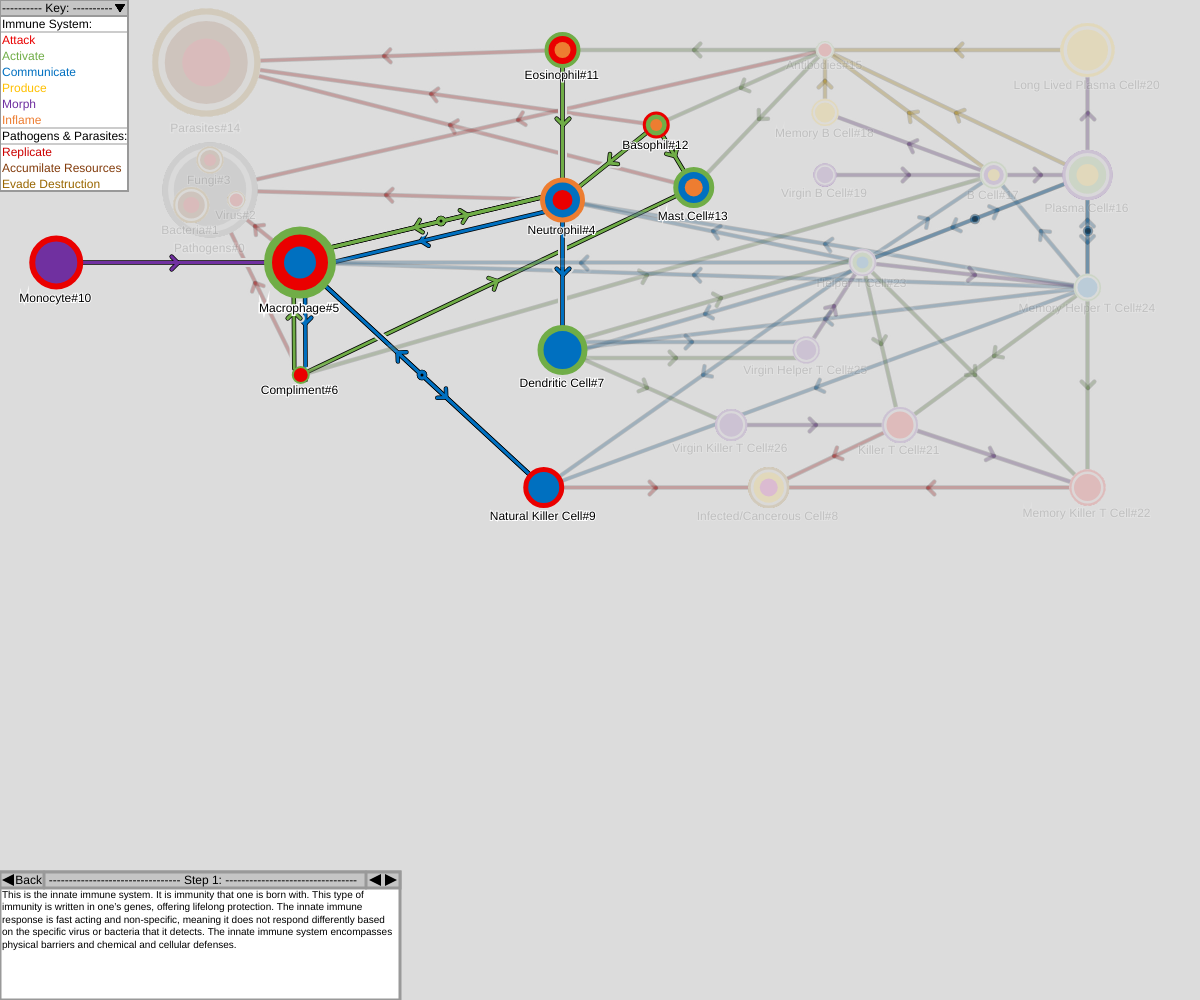
Frame 1 (no input)
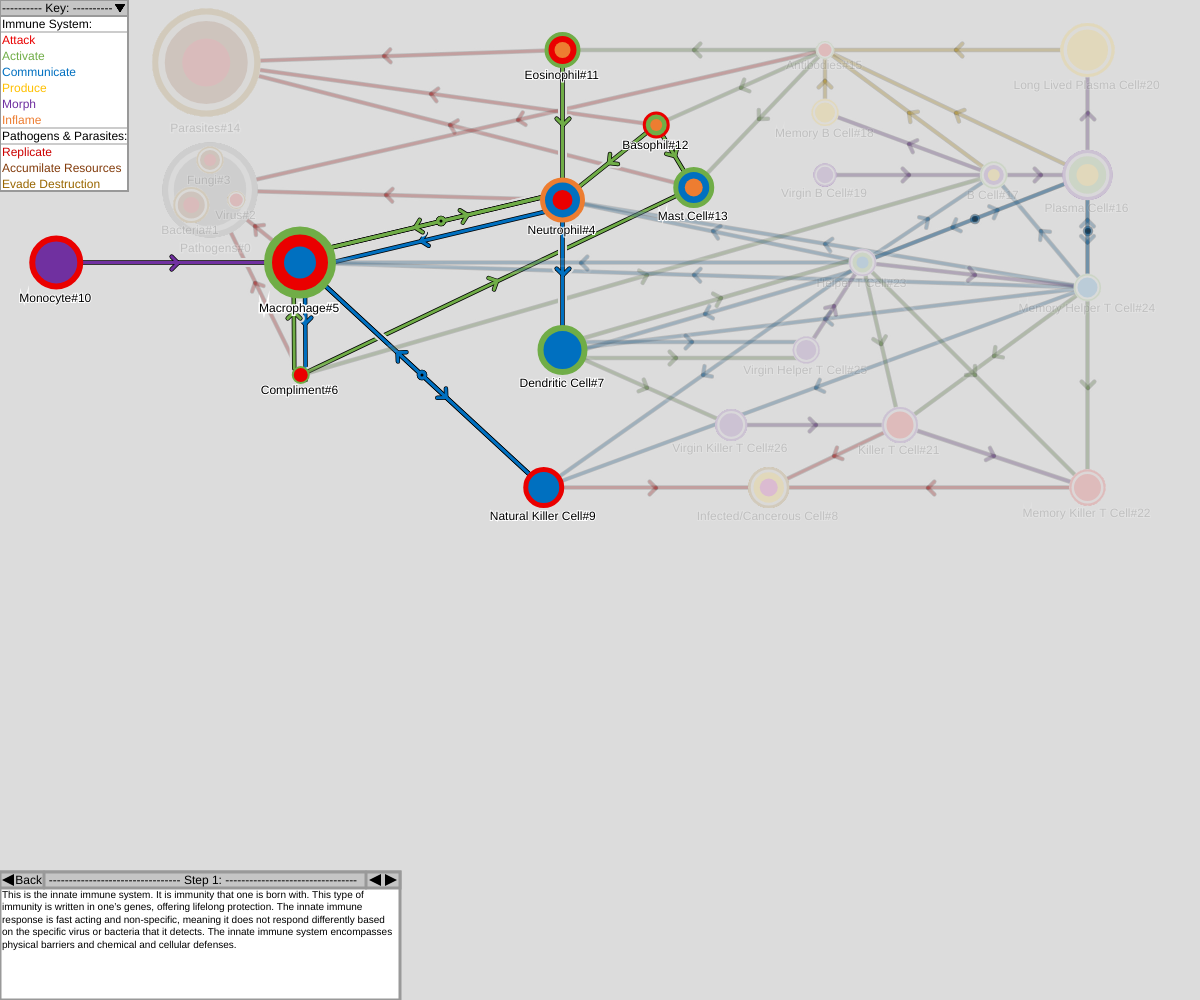
Frame 60 (no input)
Frame 120 (the mouse pressed at the canvas centre since frame 60): identical to frame 60, image omitted

The p5.js sketch that drew these frames (run headless with seeded random() and noise() and a simulated clock; from frame 60 on, the mouse is pressed at the canvas centre):

// p5.js sketch
// ── sketch.js
// By Oscar Bullen (March 2022)
// Made using p5.js (https://p5js.org)

function preload() {
  info_to_get = {
    test:
      "This is some sample text to make sure everything is working correctly. E.g. The quick brown fox jumps over the lazy dog.",
    test2:
      "This is yet some more sample text in order to make sure that information can be changed on the fly if it is needed. e.g. The answer to life, the universe, and everything is inexorably 42.",
    none: "",
  };
  
  node_default_opacity = [0,1,2,3,4,5,6,7,8,9,10,11,12,13,14,15,16,17,18,19,20,21,22,23,24,25,26];
  node_default_translucency = [];
  node_default_transparency = [];
  
  link_default_opacity = [10,11,12,13,14,15,16,17,18,19,20,21,22,23,25,26,27,28,29,30,31,32,33,34,42,43,44,45,46,47,48,49,50,51,52,53,54,55,56];
  link_default_translucency = [0,1,2,3,4,5,6,7,8,9,24,35,36,37,38,39,40,41];
  link_default_transparency = [];
  
  walkthrough_info = {
    test:
      ["This is the innate immune system. It is immunity that one is born with. This type of immunity is written in one’s genes, offering lifelong protection. The innate immune response is fast acting and non-specific, meaning it does not respond differently based on the specific virus or bacteria that it detects. The innate immune system encompasses physical barriers and chemical and cellular defenses.","Adaptive immunity is an organism’s acquired immunity to a specific pathogen. As such, it’s also referred to as acquired immunity. Adaptive immunity is not immediate, nor does it always last throughout an organism’s entire lifespan, although it can. The adaptive immune response is marked by clonal expansion of T and B lymphocytes, releasing many antibody copies to neutralize or destroy their target antigen.","Pathogens in the oldest and broadest sense, are any organism or agent that can produce disease. A pathogen may also be referred to as an infectious agent, or simply a germ."],
  };
  
  node_opacity = {
    test:
      [[4,5,6,7,9,10,11,12,13],[15,16,17,18,19,20,21,22,23,24,25,26],[0,1,2,3,8,14]],
  };
  
  node_translucency = {
    test:
      [[0,1,2,3,8,14,15,16,17,18,19,20,21,22,23,24,25,26],[0,1,2,3,4,5,6,7,8,9,10,11,12,13,14],[4,5,6,7,9,10,11,12,13,15,16,17,18,19,20,21,22,23,24,25,26]],
  };
  
  node_transparency = {
    test:
      [[],[],[]],
  };
  
  link_opacity = {
    test:
      [[10,11,12,13,14,15,16,17,18,19,44],[24,25,26,27,28,29,30,31,32,33,34,35,36,37,47,48,49,50,51,52],[]],
  };
  
  link_translucency = {
    test:
      [[0,1,2,3,4,5,6,7,8,9,20,21,22,23,24,25,26,27,28,29,30,31,32,33,34,35,36,37,38,39,40,41,42,43,45,46,47,48,49,50,51,52,53,54,55,56],[0,1,2,3,4,5,6,7,8,9,10,11,12,13,14,15,16,17,18,19,20,21,22,23,38,39,40,41,42,43,44,45,46,53,54,55,56],[0,1,2,3,4,5,6,7,8,9,10,11,12,13,14,15,16,17,18,19,20,21,22,23,24,25,26,27,28,29,30,31,32,33,34,35,36,37,38,39,40,41,42,43,44,45,46,47,48,49,50,51,52,53,54,55,56]],
  };
  
  link_transparency = {
    test:
      [[],[],[]],
  };
  
} //In-built function: Gets / defines model's metadata (runs before start of main program). (n.b. delete test values as info is not mine and only placeholders for debugging)

class colors {
  constructor() {
    this.blank = "#00000000"; //transparant
    this.background = "#DCDCDC" //background
    this.black0 = "#000000"; //relay
    this.grey0 = "#808080"; //group
    this.red0 = "#EA0000"; //attack
    this.green0 = "#70AD47"; //activate
    this.blue0 = "#0070C0"; //communicate
    this.gold0 = "#FFC000"; //produce
    this.purple0 = "#7030A0"; //morph
    this.orange0 = "#ED7D31"; //inflame
    this.pink0 = "#D60093"; //protect
    this.red1 = "#CC0000"; //replicate
    this.brown1 = "#833C0C"; //accumulate resources
    this.gold1 = "#996600"; //evade destruction
    this.black3 = "#000000"; //menu text
    this.white3 = "#FFFFFF"; //menu background
    this.gray3 = "#999999" //menu boarder
    this.silver3 = "#C5C5C5" //menu disabled text
  }
} //Defines all the commonly used colours in the program. Changes here are global.

class node {
  constructor(
    text_box = "Cell",
    diameter = 15,
    x = 100,
    y = 100,
    info = "none",
    fill_color = "#4ad970",
    line_color = "#35a653",
    core_color = "#06570A",
    render_core = true,
    group_ids = [],
    alpha_pct = 100,
    id = -1
  ) {
    this.text_box = text_box;
    this.fill_color = fill_color;
    this.line_color = line_color;
    this.core_color = core_color;
    this.diameter = diameter;
    this.x = x;
    this.y = y;
    this.group_ids = group_ids;
    this.radius = round(this.diameter / 2, 0);
    this.render_core = render_core;
    this.alpha_pct = alpha_pct;
    if (id == -1) {
      this.id = next_node_id;
      next_node_id += 1;
    } else {
      this.id = id;
      next_node_id = this.id + 1;
    }
    if (this.id > max_node_id) {
      max_node_id = this.id;
    }
    this.info = info_to_get[info];
  }

  int_to_hex(number = 0) {
    if (number.toString(16).length > 1){
      return number.toString(16);
    } else {
      return "0"+number.toString(16);
    }
  }
  
  render() {
    this.color_val=this.int_to_hex(round(((100-this.alpha_pct) / 100)*255, 0));
    this.text_val=this.int_to_hex(round(((this.alpha_pct) / 100)*255, 0));
    fill(this.fill_color);
    stroke(this.line_color);
    strokeWeight(round(this.diameter / 8, 0));
    circle(this.x, this.y, this.diameter);
    if (this.render_core) {
      noStroke();
      fill(this.core_color);
      circle(this.x, this.y, this.radius);
    }
    if (this.alpha_pct < 100) {
      fill(c.black3+this.text_val);
      stroke(c.white3+this.text_val);
    } else {
      fill(c.black3);
      stroke(c.white3);
    }
    strokeWeight(round(0.9 * this.diameter ** 0.25, 0));
    this.string = join([this.text_box, str(this.id)], "#");
    this.width = textWidth(this.string);
    textSize(12);
    text(
      this.string,
      this.x - round(this.width / 2, 0) - 1,
      this.y + this.radius + round(this.diameter / 8, 0),
      this.width * 2,
      this.diameter
    );
    if (this.alpha_pct < 100){
      fill(c.background+this.color_val);
      stroke(c.background+this.color_val);
      strokeWeight((this.diameter / 8)+1);
      circle(this.x,this.y,this.diameter);
    }
  }
} //Handels properties and rendering of nodes in model.

class link {
  constructor(
    from_id = 0,
    to_id = 0,
    info = "none",
    line_color = "#000000",
    double_arrows = false,
    offset = 0,
    alpha_pct = 100,
    arrows = true,
    weight = 3,
    id = -1
  ) {
    this.from_id = from_id;
    this.to_id = to_id;
    this.weight = weight;
    this.arrows = arrows;
    this.line_color = line_color;
    this.offset = offset;
    this.double_arrows = double_arrows;
    this.alpha_pct = alpha_pct;
    if (id == -1) {
      this.id = next_link_id;
      next_link_id += 1;
    } else {
      this.id = id;
      next_link_id = this.id + 1;
    }
    if (this.id > max_link_id) {
      max_link_id = this.id;
    }
    this.info = info_to_get[info];
    this.swap_multi = 1;
  }

  render_sub_route() {
    this.x1 = nodes[this.from_id].x;
    this.y1 = nodes[this.from_id].y;
    this.x2 = nodes[this.to_id].x;
    this.y2 = nodes[this.to_id].y;
    if (this.x1 >= this.x2) {
      this.x_multi = -1;
    } else {
      this.x_multi = 1;
    }

    if (this.y1 >= this.y2) {
      this.y_multi = -1;
    } else {
      this.y_multi = 1;
    }

    if (this.offset != 0) {
      this.gradient = -1 / ((this.y1 - this.y2) / (this.x1 - this.x2));

      this.x_offset = this.offset * this.x_multi * this.swap_multi;
      this.y_offset = this.offset * this.y_multi * this.swap_multi;
      this.x1 = this.x1 + this.x_offset;
      this.x2 = this.x2 + this.x_offset;
      this.y1 = this.y1 + this.y_offset;
      this.y2 = this.y2 + this.y_offset;
    }

    line(this.x1, this.y1, this.x2, this.y2);
    if (this.arrows) {
      this.x_mid = round((this.x1 + this.x2) / 2, 0);
      this.y_mid = round((this.y1 + this.y2) / 2, 0);

      if (this.double_arrows) {
        fill(c.black3 + this.int_to_hex(round((this.alpha_pct / 100) * 255, 0)));
        circle(this.x_mid, this.y_mid, this.weight * 2);
        this.x_mid = 0.4 * this.x1 + 0.6 * this.x2;
        this.y_mid = 0.4 * this.y1 + 0.6 * this.y2;
      }

      if (this.x_multi == 0) {
        if (this.y2 >= this.y1) {
          this.a1 = 225;
        } else {
          this.a1 = 45;
        }
      } else {
        if (this.y_multi == 0) {
          if (this.x2 >= this.x1) {
            this.a1 = 135;
          } else {
            this.a1 = 315;
          }
        }
      }

      if (this.x_multi != 0 && this.y_multi != 0) {
        this.theta = atan(abs(this.y1 - this.y2) / abs(this.x1 - this.x2));
        if (this.x_multi == 1) {
          this.a1 = 135;
          if (this.y_multi == 1) {
            this.a1 += this.theta;
          } else {
            this.a1 -= this.theta;
          }
        } else {
          this.a1 = 45;
          if (this.y_multi == 1) {
            this.theta += 90;
            this.a1 -= this.theta;
          } else {
            this.theta -= 90;
            this.a1 += this.theta;
          }
        }
      }

      this.a2 = this.a1 + 90;

      if (this.a1 > 360) {
        this.a1 -= 360;
      }
      if (this.a1 < 0) {
        this.a1 += 360;
      }
      if (this.a2 > 360) {
        this.a2 -= 360;
      }
      if (this.a2 < 0) {
        this.a2 += 360;
      }

      this.i1 = 3 * this.weight * cos(this.a1);
      this.j1 = 3 * this.weight * sin(this.a1);
      this.i2 = 3 * this.weight * cos(this.a2);
      this.j2 = 3 * this.weight * sin(this.a2);

      this.x3 = this.x_mid + this.i1;
      this.y3 = this.y_mid + this.j1;
      this.x4 = this.x_mid + this.i2;
      this.y4 = this.y_mid + this.j2;

      line(this.x_mid, this.y_mid, this.x3, this.y3);
      line(this.x_mid, this.y_mid, this.x4, this.y4);

      if (this.double_arrows) {
        this.x_mid = round((this.x1 + this.x2) / 2, 0);
        this.y_mid = round((this.y1 + this.y2) / 2, 0);
      }
    }
  }

  swap_id() {
    this.original_from_id = this.from_id;
    this.original_to_id = this.to_id;
    this.from_id = this.original_to_id;
    this.to_id = this.original_from_id;
    this.swap_multi = this.swap_multi * -1;
  }

  int_to_hex(number = 0) {
    return number.toString(16);
  }

  render() {
    stroke(c.background + this.int_to_hex(round((this.alpha_pct / 100) * 255, 0)));
    strokeWeight(this.weight * 3);
    this.render_sub_route();
    if (this.double_arrows) {
      this.swap_id();
      this.render_sub_route();
      this.swap_id();
    }
    stroke(c.black3 + this.int_to_hex(round((this.alpha_pct / 100) * 255, 0)));
    strokeWeight(this.weight * 1.5);
    this.render_sub_route();
    if (this.double_arrows) {
      this.swap_id();
      this.render_sub_route();
      this.swap_id();
    }
    stroke(
      this.line_color + this.int_to_hex(round((this.alpha_pct / 100) * 255, 0))
    );
    strokeWeight(this.weight);
    this.render_sub_route();
    if (this.double_arrows) {
      this.swap_id();
      this.render_sub_route();
      this.swap_id();
    }

    //circle(this.x_mid, this.y_mid, 6 * this.weight); // shows arrow hitboxes
  }
} //Handels all proporties and rendering of links in model. (n.b. need to fix offset calculations and improve transparency)

class menu {} //to be made...

class walkthrough {
  constructor(
    node_opacity_steps = [[]],
    node_translucency_steps = [[]],
    node_transparency_steps = [[]],
    link_opacity_steps = [[]],
    link_translucency_steps = [[]],
    link_transparency_steps = [[]],
    info_steps = ["This is some sample text in order to demonstrate the text wrapping capabilities of the info part of the walkthrough module. For example: the quick brown fox jumps over the lazy dog in order to avoid the end of the text box."]
  ) {
      this.node_opacity_steps = node_opacity_steps;
      this.node_translucency_steps = node_translucency_steps;
      this.node_transparency_steps = node_transparency_steps;
      this.link_opacity_steps = link_opacity_steps;
      this.link_translucency_steps = link_translucency_steps;
      this.link_transparency_steps = link_transparency_steps;
      this.info_steps = info_steps;
      this.step=0;
      this.visible=true;
      this.update_model();
      display_walkthrough=true;
    }
  
  
  default_model () {
    for (let l = 0; l < node_default_opacity.length; l++) {
      nodes[node_default_opacity[l]].alpha_pct = 100;
    }
    for (let l = 0; l < node_default_translucency.length; l++) {
      nodes[node_default_translucency[l]].alpha_pct = 15;
    }
    for (let l = 0; l < node_default_transparency.length; l++) {
      nodes[node_default_transparency[l]].alpha_pct = 0;
    }
    for (let l = 0; l < link_default_opacity.length; l++) {
      links[link_default_opacity[l]].alpha_pct = 100;
    }
    for (let l = 0; l < link_default_translucency.length; l++) {
      links[link_default_translucency[l]].alpha_pct = 15;
    }
    for (let l = 0; l < link_default_transparency.length; l++) {
      links[link_default_transparency[l]].alpha_pct = 0;
    }
  }
  
  step_forward () {
    if (this.step < this.info_steps.length - 1){
      this.step = this.step + 1;
      this.update_model();
    }
  }
  
  step_backward () {
    if (this.step > 0){
      this.step = this.step - 1;
      this.update_model();
    }
  }
  
  toggle_visibility () {
    if (this.visible) {
      this.visible = false;
    } else {
      this.visible = true;
    }
  }
  
  update_model () {
    for (let l = 0; l < this.node_opacity_steps[this.step].length; l++) {
      nodes[this.node_opacity_steps[this.step][l]].alpha_pct = 100;
    }
    for (let l = 0; l < this.node_translucency_steps[this.step].length; l++) {
      nodes[this.node_translucency_steps[this.step][l]].alpha_pct = 15;
    }
    for (let l = 0; l < this.node_transparency_steps[this.step].length; l++) {
      nodes[this.node_transparency_steps[this.step][l]].alpha_pct = 0;
    }
    for (let l = 0; l < this.link_opacity_steps[this.step].length; l++) {
      links[this.link_opacity_steps[this.step][l]].alpha_pct = 100;
    }
    for (let l = 0; l < this.link_translucency_steps[this.step].length; l++) {
      links[this.link_translucency_steps[this.step][l]].alpha_pct = 15;
    }
    for (let l = 0; l < this.link_transparency_steps[this.step].length; l++) {
      links[this.link_transparency_steps[this.step][l]].alpha_pct = 0;
    }
    return nodes,links
  }
  
  render () {
    if (this.visible) {
      fill(c.white3);
      stroke(c.gray3);
      strokeWeight(3);
      rect(0,windowHeight-128,400,128);
      fill(c.silver3);
      stroke(c.gray3);
      rect(0,windowHeight-128,400,16);
      noStroke();
      textSize(12);
      fill(c.black3);
      this.title_text = "    Back  --------------------------------- Step " + str(this.step + 1) + ": ---------------------------------";
      text(this.title_text,2,windowHeight-116);
      fill(c.black3);
      noStroke();
      triangle(397,windowHeight-120,385,windowHeight-126,385,windowHeight-114);
      triangle(369,windowHeight-120,381,windowHeight-126,381,windowHeight-114);
      triangle(2,windowHeight-120,14,windowHeight-126,14,windowHeight-114);
      stroke(c.gray3);
      strokeWeight(3);
      line(44,windowHeight-128,44,windowHeight-112);
      line(366,windowHeight-128,366,windowHeight-112);
      noStroke();
      textSize(10);
      fill(c.black3);
      text(this.info_steps[this.step],2,windowHeight-110,398);
    }
  }
  
} //to be made...

class model_key {
  constructor(visible=true,indexes=["Immune System","Attack","Activate","Communicate","Produce","Morph","Inflame","Pathogens & Parasites","Replicate","Accumilate Resources","Evade Destruction"],colors=[c.black3,c.red0,c.green0,c.blue0,c.gold0,c.purple0,c.orange0,c.black3,c.red1,c.brown1,c.gold1],headings=[true,false,false,false,false,false,false,true,false,false,false,false]) {
    this.visible=visible;
    this.indexes=indexes;
    this.colors=colors;
    this.headings=headings;
  }
  
  render() {
    if (this.visible) {
      fill(c.white3);
      stroke(c.gray3);
      strokeWeight(2);
      rect(0,0,128,191);
      fill(c.silver3);
      stroke(c.gray3);
      rect(0,0,128,16);
      noStroke();
      textSize(12);
      fill(c.black3);
      text("---------- Key: ----------",2,12);
      this.y_counter=28;
      for (let l = 0; l < this.indexes.length; l++) {
        if (this.headings[l]) {
          fill(c.white3);
          stroke(c.gray3);
          strokeWeight(1);
          line(0,this.y_counter-12,128,this.y_counter-12);
          line(0,this.y_counter+4,128,this.y_counter+4);
          fill(this.colors[l]);
          noStroke();
          text(this.indexes[l]+":",2,this.y_counter);
        } else {
          fill(this.colors[l]);
          noStroke();
          text(this.indexes[l],2,this.y_counter);
        }
        fill(c.black3);
        noStroke();
        triangle(115,4,125,4,120,12);
        this.y_counter=this.y_counter+16
      }
      
    } else {
      fill(c.silver3);
      stroke(c.gray3);
      rect(0,0,128,16);
      noStroke();
      textSize(12);
      fill(c.black3);
      text("---------- Key: ----------",2,12);
      fill(c.black3);
      noStroke();
      triangle(115,12,125,12,120,4);
    }
  }
  
  toggle_visibility() {
    if (this.visible) {
      this.visible = false;
    } else {
      this.visible = true;
    }
  }
  
} //Handels rendering and visibility of model key.

class selector {
  constructor(x = 0, y = 0, multi = false) {
    this.x = x;
    this.y = y;
    this.multi = multi;
    this.selection = [];
    this.selection_type = [];
    this.subsel = [];
    this.subtype = [];
    this.option = "none";
    for (let n = 0; n <= max_node_id; n++) {
      if (
        (this.x - nodes[n].x) ** 2 + (this.y - nodes[n].y) ** 2 <
        nodes[n].radius ** 2
      ) {
        append(this.subsel, nodes[n].id);
        append(this.subtype, "node");
      }
    }
    reverse(this.subsel);
    reverse(this.subtype);
    this.selection = concat(this.selection, this.subsel);
    this.selection_type = concat(this.selection_type, this.subtype);
    this.subsel = [];
    this.subtype = [];
    for (let l = 0; l < links.length; l++) {
      if (
        (this.x - links[l].x_mid) ** 2 + (this.y - links[l].y_mid) ** 2 <
        (6 * links[l].weight) ** 2
      ) {
        append(this.selection, links[l].id);
        append(this.selection_type, "link");
      }
    }
    reverse(this.subsel);
    reverse(this.subtype);
    this.selection = concat(this.selection, this.subsel);
    this.selection_type = concat(this.selection_type, this.subtype);
    if (this.selection.length > 0) {
      this.selected = this.selection[0];
      this.type = this.selection_type[0];
    } else {
      this.selected = null;
      this.type = null;
    }
    
    //Checks bellow will not scale correctly. Fix if gui magnitude scaling is implemented in future.
    
    if (114 < this.x && this.x < 126 && 3 < this.y && this.y < 13) {
      k.toggle_visibility();
    }
    
    if (1 < this.x && this.x < 41 && windowHeight - 128 < this.y && this.y < windowHeight - 112) {
      w.default_model();
    }
    
    if (369 < this.x && this.x < 381 && windowHeight - 128 < this.y && this.y < windowHeight - 112) {
      w.step_backward();
    }
    
    if (385 < this.x && this.x < 397 && windowHeight - 128 < this.y && this.y < windowHeight - 112) {
      w.step_forward();
    }
    
  }

  render() {
    if (options) {
      fill(c.white3);
      stroke(c.gray3);
      strokeWeight(2);
      rect(this.x, this.y, 40, 49);
      strokeWeight(1);
      line(this.x, this.y + 13, this.x + 40, this.y + 13);
      line(this.x, this.y + 25, this.x + 40, this.y + 25);
      line(this.x, this.y + 37, this.x + 40, this.y + 37);
      noStroke();
      if (this.type == "link") {
        fill(c.silver3);
      } else {
        fill(c.black3);
      }
      textSize(12);
      text("Move", this.x + 2, this.y + 11);
      text("Focus", this.x + 2, this.y + 23);
      fill(c.black3);
      noStroke();
      text("Info", this.x + 2, this.y + 35);
      text("Close", this.x + 2, this.y + 47);
    }
  }

  select_option() {
    this.inloop = true;
    if (mouseX > this.x + 1 && mouseX < this.x + 40) {
      while (this.inloop) {
        //loop is being used to tidy things up as there are not elif statements (method technically not necessary)
        this.inloop = false;
        if (mouseY > this.y + 1 && mouseY < this.y + 13) {
          this.option = "move";
          break;
        }
        if (mouseY > this.y + 13 && mouseY < this.y + 25) {
          this.option = "focus";
          break;
        }
        if (mouseY > this.y + 25 && mouseY < this.y + 37) {
          this.option = "info";
          break;
        }
        if (mouseY > this.y + 37 && mouseY < this.y + 49) {
          this.option = "close";
          break;
        }
        //this.option="none";
      }
    }
  }

  move() {
    if (this.type != "node") {
      mode = "default";
    } else {
      this.old_x = nodes[this.selected].x;
      this.old_y = nodes[this.selected].y;
      this.new_x = mouseX;
      this.new_y = mouseY;
      this.dif_x = this.old_x - this.new_x;
      this.dif_y = this.old_y - this.new_y;
      nodes[this.selected].x = this.new_x;
      nodes[this.selected].y = this.new_y;
      for (let l = 0; l < nodes[this.selected].group_ids.length; l++) {
        nodes[nodes[this.selected].group_ids[l]].x =
          nodes[nodes[this.selected].group_ids[l]].x - this.dif_x;
        nodes[nodes[this.selected].group_ids[l]].y =
          nodes[nodes[this.selected].group_ids[l]].y - this.dif_y;
      }
    }
  }

  render_info() {
    fill(c.white3);
    stroke(c.gray3);
    strokeWeight(2);
    rect(width - 128, 0, 128, height);
    strokeWeight(1);
    line(width - 128, 13, width, 13);
    fill(c.black3);
    noStroke();
    textSize(12);
    text("Close", width - 33, 11);
    textSize(9);
    if (this.type == "node") {
      this.t = nodes[this.selected].info;
    } else {
      this.t = links[this.selected].info;
    }
    text(this.t, width - 126, 14, 128, height);
  }
} //Handels selection of model components, menue rendering, and node movement.

function reset_model() {
  frameRate(0);
  
  next_node_id = 0;
  max_node_id = 0;
  next_link_id = 0;
  max_link_id = 0;
  nodes = {};
  links = [];
  
  new_nodes=[new node(text_box="Pathogens",diameter=5.25*sm+cm,x=2.8*sx,y=3.8*sy,info="test",fill_color=c.grey0,line_color=c.grey0,core_color=c.blank,render_core=false,group_ids=[1,2,3]), //this is here due to a rendering bug that occours with the text of the first node created
            new node(text_box="Bacteria",diameter=2*sm+cm,x=2.55*sx+cx,y=4.1*sy+cy,info="test",fill_color=c.brown1,line_color=c.gold1,core_color=c.red1,render_core=true,group_ids=[0,2,3]),
            new node(text_box="Virus",diameter=1*sm+cm,x=3.15*sx+cx,y=4*sy+cy,info="test",fill_color=c.red1,line_color=c.gold1,core_color=c.blank,render_core=false,group_ids=[0,1,3]),
            new node(text_box="Fungi",diameter=1.5*sm+cm,x=2.8*sx+cx,y=3.2*sy+cy,info="test",fill_color=c.brown1,line_color=c.gold1,core_color=c.red1,render_core=true,group_ids=[0,1,2]),
            new node(text_box="Neutrophil",diameter=2.5*sm+cm,x=7.5*sx+cx,y=4*sy+cy,info="test",fill_color=c.blue0,line_color=c.orange0,core_color=c.red0),
            new node(text_box="Macrophage",diameter=4*sm+cm,x=4*sx+cx,y=5.25*sy+cy,info="test",fill_color=c.red0,line_color=c.green0,core_color=c.blue0),
            new node(text_box="Compliment",diameter=1*sm+cm,x=4.01*sx+cx,y=7.5*sy+cy,info="test",fill_color=c.red0,line_color=c.green0,core_color=c.blank,render_core=false),
            new node(text_box="Dendritic Cell",diameter=2.75*sm+cm,x=7.5*sx+cx,y=7*sy+cy,info="test",fill_color=c.blue0,line_color=c.green0,core_color=c.blank,render_core=false),
            new node(text_box="Infected/Cancerous Cell",diameter=2.25*sm+cm,x=10.25*sx+cx,y=9.75*sy+cy,info="test",fill_color=c.gold0,line_color=c.gold1,core_color=c.pink0),
            new node(text_box="Natural Killer Cell",diameter=2.25*sm+cm,x=7.25*sx+cx,y=9.75*sy+cy,info="test",fill_color=c.blue0,line_color=c.red0,core_color=c.blank,render_core=false),
            new node(text_box="Monocyte",diameter=3*sm+cm,x=0.75*sx+cx,y=5.25*sy+cy,info="test",fill_color=c.purple0,line_color=c.red0,core_color=c.blank,render_core=false),
            new node(text_box="Eosinophil",diameter=2*sm+cm,x=7.5*sx+cx,y=1*sy+cy,info="test",fill_color=c.red0,line_color=c.green0,core_color=c.orange0),
            new node(text_box="Basophil",diameter=1.5*sm+cm,x=8.75*sx+cx,y=2.5*sy+cy,info="test",fill_color=c.green0,line_color=c.red0,core_color=c.orange0),
            new node(text_box="Mast Cell",diameter=2.25*sm+cm,x=9.25*sx+cx,y=3.75*sy+cy,info="test",fill_color=c.blue0,line_color=c.green0,core_color=c.orange0),
            new node(text_box="Parasites",diameter=6*sm+cm,x=2.75*sx+cx,y=1.25*sy+cy,info="test",fill_color=c.brown1,line_color=c.gold1,core_color=c.red1),
            new node(text_box="Antibodies",diameter=1*sm+cm,x=11*sx+cx,y=1*sy+cy,info="test",fill_color=c.red0,line_color=c.green0,core_color=c.blank,render_core=false),
            new node(text_box="Plasma Cell",diameter=2.75*sm+cm,x=14.5*sx+cx,y=3.5*sy+cy,info="test",fill_color=c.green0,line_color=c.purple0,core_color=c.gold0),
            new node(text_box="B Cell",diameter=1.5*sm+cm,x=13.25*sx+cx,y=3.5*sy+cy,info="test",fill_color=c.purple0,line_color=c.green0,core_color=c.gold0),
            new node(text_box="Memory B Cell",diameter=1.5*sm+cm,x=11*sx+cx,y=2.25*sy+cy,info="test",fill_color=c.gold0,line_color=c.gold0,core_color=c.blank,render_core=false),
            new node(text_box="Virgin B Cell",diameter=1.25*sm+cm,x=11*sx+cx,y=3.5*sy+cy,info="test",fill_color=c.purple0,line_color=c.purple0,core_color=c.blank,render_core=false),
            new node(text_box="Long Lived Plasma Cell",diameter=3*sm+cm,x=14.5*sx+cx,y=1*sy+cy,info="test",fill_color=c.gold0,line_color=c.gold0,core_color=c.blank,render_core=false),
            new node(text_box="Killer T Cell",diameter=2*sm+cm,x=12*sx+cx,y=8.5*sy+cy,info="test",fill_color=c.red0,line_color=c.purple0,core_color=c.blank,render_core=false),
            new node(text_box="Memory Killer T Cell",diameter=2*sm+cm,x=14.5*sx+cx,y=9.75*sy+cy,info="test",fill_color=c.red0,line_color=c.red0,core_color=c.blank,render_core=false),
            new node(text_box="Helper T Cell",diameter=1.5*sm+cm,x=11.5*sx+cx,y=5.25*sy+cy,info="test",fill_color=c.green0,line_color=c.purple0,core_color=c.blue0,render_core=true),
            new node(text_box="Memory Helper T Cell",diameter=1.5*sm+cm,x=14.5*sx+cx,y=5.75*sy+cy,info="test",fill_color=c.blue0,line_color=c.green0,core_color=c.blank,render_core=false),
            new node(text_box="Virgin Helper T Cell",diameter=1.5*sm+cm,x=10.75*sx+cx,y=7*sy+cy,info="test",fill_color=c.purple0,line_color=c.purple0,core_color=c.blank,render_core=false),
            new node(text_box="Virgin Killer T Cell",diameter=1.75*sm+cm,x=9.75*sx+cx,y=8.5*sy+cy,info="test",fill_color=c.purple0,line_color=c.purple0,core_color=c.blank,render_core=false),
            ];
  
  links=[new link(from_id=4,to_id=0,info="test",line_color=c.red0,double_arrows=false,offset=0,alpha_pct=15), //0
        new link(from_id=5,to_id=0,info="test",line_color=c.red0,double_arrows=false,offset=0,alpha_pct=15),
        new link(from_id=6,to_id=0,info="test",line_color=c.red0,double_arrows=false,offset=0,alpha_pct=15),
        new link(from_id=9,to_id=8,info="test",line_color=c.red0,double_arrows=false,offset=0,alpha_pct=15),
        new link(from_id=13,to_id=14,info="test",line_color=c.red0,double_arrows=false,offset=0,alpha_pct=15),
        new link(from_id=15,to_id=0,info="test",line_color=c.red0,double_arrows=false,offset=0,alpha_pct=15),
        new link(from_id=11,to_id=14,info="test",line_color=c.red0,double_arrows=false,offset=0,alpha_pct=15),
        new link(from_id=12,to_id=14,info="test",line_color=c.red0,double_arrows=false,offset=0,alpha_pct=15),
        new link(from_id=21,to_id=8,info="test",line_color=c.red0,double_arrows=false,offset=0,alpha_pct=15),
        new link(from_id=22,to_id=8,info="test",line_color=c.red0,double_arrows=false,offset=0,alpha_pct=15),
        new link(from_id=10,to_id=5,info="test",line_color=c.purple0), //10
        new link(from_id=5,to_id=6,info="test",line_color=c.blue0,double_arrows=false,offset=4.9),
        new link(from_id=6,to_id=13,info="test",line_color=c.green0),
        new link(from_id=6,to_id=5,info="test",line_color=c.green0,double_arrows=false,offset=6.5),
        new link(from_id=4,to_id=5,info="test",line_color=c.blue0,double_arrows=false,offset=10),
        new link(from_id=4,to_id=5,info="test",line_color=c.green0,double_arrows=true,offset=-10),
        new link(from_id=9,to_id=5,info="test",line_color=c.blue0,double_arrows=true),
        new link(from_id=11,to_id=4,info="test",line_color=c.green0),
        new link(from_id=12,to_id=4,info="test",line_color=c.green0),
        new link(from_id=12,to_id=13,info="test",line_color=c.green0),
        new link(from_id=15,to_id=13,info="test",line_color=c.green0), //20
        new link(from_id=15,to_id=12,info="test",line_color=c.green0),
        new link(from_id=15,to_id=11,info="test",line_color=c.green0),
        new link(from_id=6,to_id=17,info="test",line_color=c.green0),
        new link(from_id=24,to_id=17,info="test",line_color=c.blue0,double_arrows=false,offset=0,alpha_pct=15),
        new link(from_id=23,to_id=17,info="test",line_color=c.blue0),
        new link(from_id=16,to_id=15,info="test",line_color=c.gold0),
        new link(from_id=17,to_id=15,info="test",line_color=c.gold0),
        new link(from_id=18,to_id=15,info="test",line_color=c.gold0),
        new link(from_id=17,to_id=18,info="test",line_color=c.purple0),
        new link(from_id=17,to_id=16,info="test",line_color=c.purple0), //30
        new link(from_id=19,to_id=17,info="test",line_color=c.purple0),
        new link(from_id=20,to_id=15,info="test",line_color=c.gold0),
        new link(from_id=16,to_id=20,info="test",line_color=c.purple0),
        new link(from_id=21,to_id=22,info="test",line_color=c.purple0),
        new link(from_id=24,to_id=16,info="test",line_color=c.blue0,double_arrows=true,offset=0,alpha_pct=15),
        new link(from_id=24,to_id=21,info="test",line_color=c.green0,double_arrows=false,offset=0,alpha_pct=15),
        new link(from_id=24,to_id=22,info="test",line_color=c.green0,double_arrows=false,offset=0,alpha_pct=15),
        new link(from_id=24,to_id=9,info="test",line_color=c.blue0,double_arrows=false,offset=0,alpha_pct=15),
        new link(from_id=24,to_id=7,info="test",line_color=c.blue0,double_arrows=false,offset=0,alpha_pct=15),
        new link(from_id=24,to_id=5,info="test",line_color=c.blue0,double_arrows=false,offset=0,alpha_pct=15), //40
        new link(from_id=24,to_id=4,info="test",line_color=c.blue0,double_arrows=false,offset=0,alpha_pct=15),
        new link(from_id=23,to_id=9,info="test",line_color=c.blue0),
        new link(from_id=23,to_id=7,info="test",line_color=c.blue0,double_arrows=false,offset=8),
        new link(from_id=4,to_id=7,info="test",line_color=c.blue0),
        new link(from_id=23,to_id=5,info="test",line_color=c.blue0),
        new link(from_id=23,to_id=4,info="test",line_color=c.blue0),
        new link(from_id=23,to_id=16,info="test",line_color=c.blue0,double_arrows=true),
        new link(from_id=23,to_id=21,info="test",line_color=c.green0),
        new link(from_id=23,to_id=22,info="test",line_color=c.green0),
        new link(from_id=23,to_id=24,info="test",line_color=c.purple0), //50
        new link(from_id=25,to_id=23,info="test",line_color=c.purple0),
        new link(from_id=26,to_id=21,info="test",line_color=c.purple0),
        new link(from_id=7,to_id=25,info="test",line_color=c.blue0,double_arrows=false,offset=8),
        new link(from_id=7,to_id=25,info="test",line_color=c.green0,double_arrows=false,offset=-8),
        new link(from_id=7,to_id=23,info="test",line_color=c.green0,double_arrows=false,offset=8),
        new link(from_id=7,to_id=26,info="test",line_color=c.green0),
        ];
  
  for (let n = 0; n < new_nodes.length; n++) {
    nodes[new_nodes[n].id] = new_nodes[n];
  }
  frameRate(90);
  return nodes,links
} //Defines the default baked parameters of the model.

function reset_variables() {
  options = false;
  display_walkthrough = false;
  display_info = false;
  mode = "default";
  next_node_id = 0;
  max_node_id = 0;
  next_link_id = 0;
  max_link_id = 0;
  nodes = {};
  links = [];
  node_previous_alpha_pct = {};
  link_previous_alpha_pct = [];
  sx = 75;
  sy = 50;
  sm = 16;
  cx = 0 * sx;
  cy = 0 * sy;
  cm = 0 * sm;
} //Defines the default state of constants and state variables.

function setup() {
  reset_variables();
  c = new colors();
  k = new model_key();
  angleMode(DEGREES);
  createCanvas(windowWidth, windowHeight);
  reset_model();
  s = new selector((x = -1), (y = -1));
  w = new walkthrough(node_opacity["test"],node_translucency["test"],node_transparency["test"],link_opacity["test"],link_translucency["test"],link_transparency["test"],walkthrough_info["test"]); // TEMPORARY! Remove once dedicated system for viewing walkthroughs is in place.
  frameRate(90);
} //In-built function: Sets and defines variables for main loop (runs before draw function).

function draw() {
  resizeCanvas(windowWidth, windowHeight);
  
  background(c.background);

  if (mode == "move") {
    s.move();
  }

  for (let l = 0; l < links.length; l++) {
    links[l].render();
  }
  for (let n = 0; n <= max_node_id; n++) {
    nodes[n].render();
  }
  
  k.render();
  
  if (display_walkthrough) {
    w.render();
  }
  
  s.render();

  if (mode == "info") {
    s.render_info();
  }
} //In-built function: Updates the canvas that the user sees (is called once every frame).

function mouseClicked() {
  if (mode == "move") {
    s.move();
  }
  if (!options && s.option == mode) {
    mode = "default";
  }
  if (options) {
    s.select_option();
    if (s.option == "close" || s.option == "none") {
      mode = "default";
    } else {
      mode = s.option;
    }
    options = false;
  }
  if (mode == "default") {
    s = new selector((x = mouseX), (y = mouseY));
    if (s.type == "node" || s.type == "link") {
      options = true;
      mode = "options";
    }
  }
} //In-built function: Handels what happens when the user clicks on the canvas (is called when the user tries to click).
